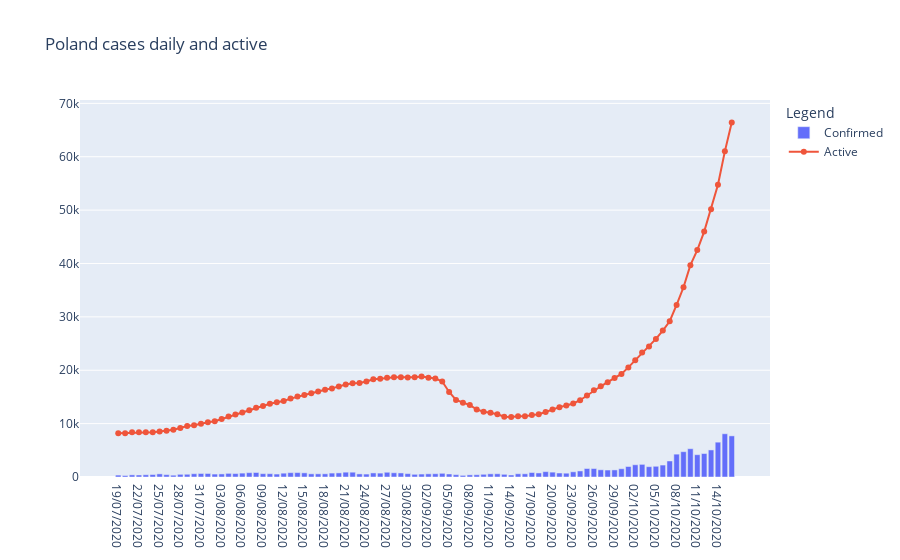
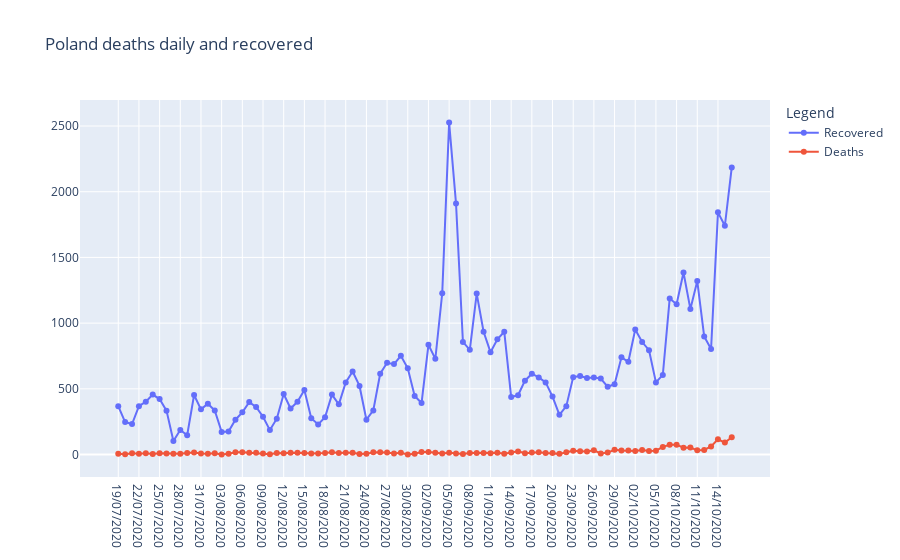
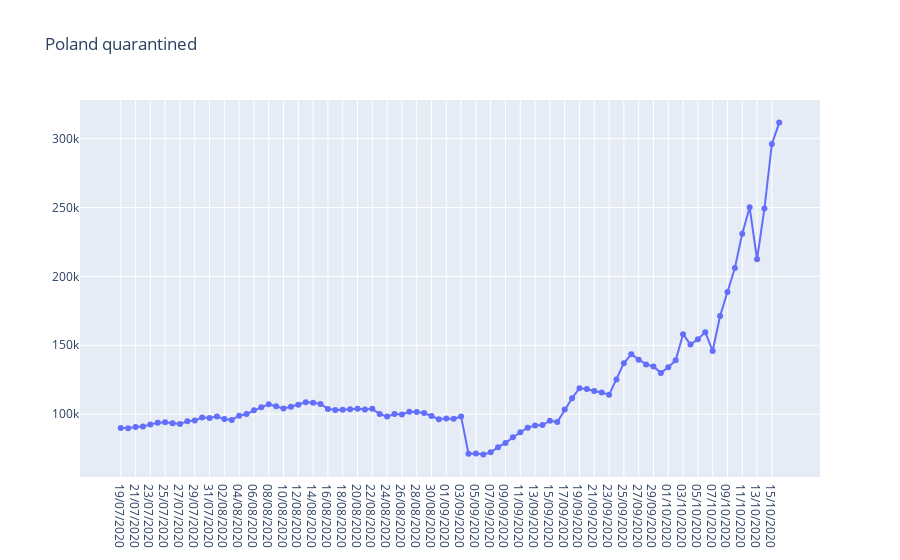

These figures' notebook cell, in order:
### Code cell
with tracer.start_as_current_span(f'Poland daily'):
    figures.cases_and_active(df, NO_OF_DAYS, 'Poland cases daily and active').show()
    figures.deaths_and_recovered(df, NO_OF_DAYS, 'Poland deaths daily and recovered').show()
    figures.quarantined(df, NO_OF_DAYS, 'Poland quarantined').show()
